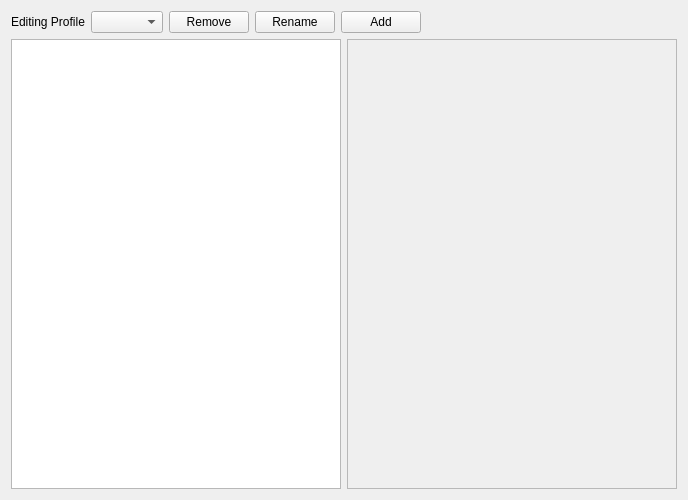
<?xml version="1.0" encoding="UTF-8"?>
<ui version="4.0">
 <class>ProfileEditWidget</class>
 <widget class="QWidget" name="ProfileEditWidget">
  <property name="geometry">
   <rect>
    <x>0</x>
    <y>0</y>
    <width>688</width>
    <height>500</height>
   </rect>
  </property>
  <property name="windowTitle">
   <string/>
  </property>
  <layout class="QVBoxLayout" name="verticalLayout">
   <item>
    <layout class="QHBoxLayout" name="horizontalLayout">
     <item>
      <widget class="QLabel" name="label">
       <property name="text">
        <string>Editing Profile</string>
       </property>
      </widget>
     </item>
     <item>
      <widget class="KComboBox" name="kcombobox"/>
     </item>
     <item>
      <widget class="KPushButton" name="kpushbutton">
       <property name="text">
        <string>Remove</string>
       </property>
      </widget>
     </item>
     <item>
      <widget class="KPushButton" name="kpushbutton_2">
       <property name="text">
        <string>Rename</string>
       </property>
      </widget>
     </item>
     <item>
      <widget class="KPushButton" name="addProfileButton">
       <property name="text">
        <string>Add</string>
       </property>
      </widget>
     </item>
     <item>
      <spacer name="horizontalSpacer">
       <property name="orientation">
        <enum>Qt::Horizontal</enum>
       </property>
       <property name="sizeHint" stdset="0">
        <size>
         <width>40</width>
         <height>20</height>
        </size>
       </property>
      </spacer>
     </item>
    </layout>
   </item>
   <item>
    <layout class="QHBoxLayout" name="horizontalLayout_2">
     <item>
      <widget class="QListView" name="listView"/>
     </item>
     <item>
      <widget class="QScrollArea" name="scrollArea">
       <property name="widgetResizable">
        <bool>true</bool>
       </property>
       <widget class="QWidget" name="scrollAreaWidgetContents">
        <property name="geometry">
         <rect>
          <x>0</x>
          <y>0</y>
          <width>331</width>
          <height>454</height>
         </rect>
        </property>
       </widget>
      </widget>
     </item>
    </layout>
   </item>
  </layout>
 </widget>
 <customwidgets>
  <customwidget>
   <class>KPushButton</class>
   <extends>QPushButton</extends>
   <header>kpushbutton.h</header>
  </customwidget>
  <customwidget>
   <class>KComboBox</class>
   <extends>QComboBox</extends>
   <header>kcombobox.h</header>
  </customwidget>
 </customwidgets>
 <resources/>
 <connections/>
</ui>
